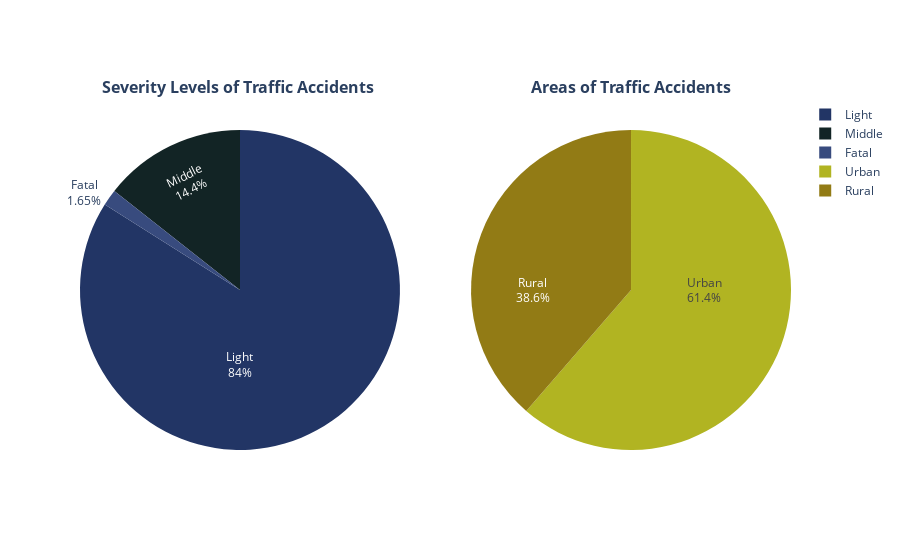

Notebook code for this chart:
### Code cell
night_colors = ['rgb(56, 75, 126)', 'rgb(18, 36, 37)', 'rgb(34, 53, 101)', 'rgb(6, 4, 4)']
cafe_colors =  ['rgb(146, 123, 21)', 'rgb(177, 180, 34)', 'rgb(206, 206, 40)', 'rgb(35, 36, 21)']

specs = [[{'type':'domain'}, {'type':'domain'}]]
fig = make_subplots(rows=1, cols=2, specs=specs, subplot_titles=['<b> Severity Levels of Traffic Accidents  <b>', 
                                                                 '<b> Areas of Traffic Accidents <b>'])


fig.add_trace(go.Pie(labels=labels3, values=values_acc1, name='Accident Severity',
                     marker_colors= night_colors, textinfo='label+percent', insidetextorientation='tangential'), 1, 1)
fig.add_trace(go.Pie(labels=labels4, values=values_area1, name='Urban or Rural Area',
                     marker_colors= cafe_colors, textinfo='label+percent', insidetextorientation='radial'), 1, 2)


fig = go.Figure(fig)
fig.show()

### Figure 1 — Plotly figure (JSON) as saved in the notebook; plotly's stock layout.template omitted (floating-point values rounded to 4 significant figures)
{"data": [{"domain": {"x": [0, 0.45], "y": [0, 1]}, "insidetextorientation": "tangential", "labels": ["Fatal", "Middle", "Light"], "marker": {"colors": ["rgb(56, 75, 126)", "rgb(18, 36, 37)", "rgb(34, 53, 101)", "rgb(6, 4, 4)"]}, "name": "Accident Severity", "textinfo": "label+percent", "type": "pie", "values": [10449, 91286, 533009]}, {"domain": {"x": [0.55, 1], "y": [0, 1]}, "insidetextorientation": "radial", "labels": ["Rural", "Urban"], "marker": {"colors": ["rgb(146, 123, 21)", "rgb(177, 180, 34)", "rgb(206, 206, 40)", "rgb(35, 36, 21)"]}, "name": "Urban or Rural Area", "textinfo": "label+percent", "type": "pie", "values": [245228, 389516]}], "layout": {"annotations": [{"font": {"size": 16}, "showarrow": false, "text": "<b> Severity Levels of Traffic Accidents  <b>", "x": 0.225, "xanchor": "center", "xref": "paper", "y": 1, "yanchor": "bottom", "yref": "paper"}, {"font": {"size": 16}, "showarrow": false, "text": "<b> Areas of Traffic Accidents <b>", "x": 0.775, "xanchor": "center", "xref": "paper", "y": 1, "yanchor": "bottom", "yref": "paper"}]}}
